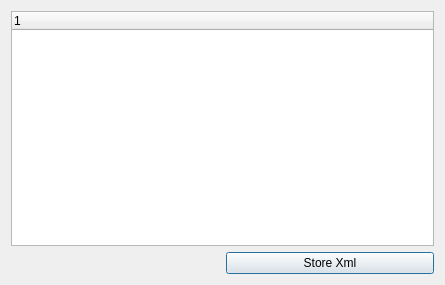
<?xml version="1.0" encoding="UTF-8"?>
<ui version="4.0">
 <class>Dialog</class>
 <widget class="QDialog" name="Dialog">
  <property name="geometry">
   <rect>
    <x>0</x>
    <y>0</y>
    <width>445</width>
    <height>285</height>
   </rect>
  </property>
  <property name="windowTitle">
   <string>Dialog</string>
  </property>
  <layout class="QGridLayout" name="gridLayout">
   <item row="0" column="0" colspan="2">
    <widget class="QTreeWidget" name="uiAllFramesTW">
     <attribute name="headerVisible">
      <bool>true</bool>
     </attribute>
     <column>
      <property name="text">
       <string notr="true">1</string>
      </property>
     </column>
    </widget>
   </item>
   <item row="1" column="0">
    <widget class="FilePickerWidget" name="uiXmlStoreFile">
     <property name="pyCaption" stdset="0">
      <string>Store xml...</string>
     </property>
     <property name="pyFilters" stdset="0">
      <string>XML Files (*.xml)</string>
     </property>
     <property name="pyPickFolder" stdset="0">
      <bool>false</bool>
     </property>
     <property name="pyOpenFile" stdset="0">
      <bool>false</bool>
     </property>
    </widget>
   </item>
   <item row="1" column="1">
    <widget class="QPushButton" name="uiDoStoreBTN">
     <property name="text">
      <string>Store Xml</string>
     </property>
    </widget>
   </item>
  </layout>
 </widget>
 <customwidgets>
  <customwidget>
   <class>FilePickerWidget</class>
   <extends>QWidget</extends>
   <header>blurdev.gui.widgets.filepickerwidget</header>
  </customwidget>
 </customwidgets>
 <resources/>
 <connections/>
</ui>
